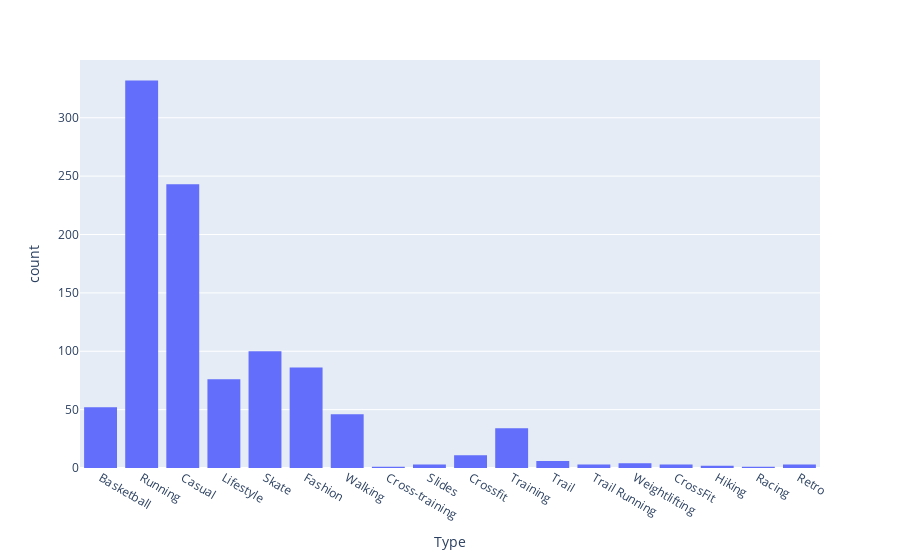

Source (notebook cell):
### Code cell
px.histogram(shoe , 'Type')

### Figure 1 — Plotly figure (JSON) as saved in the notebook; plotly's stock layout.template omitted (floating-point values rounded to 4 significant figures; data arrays with more than 128 entries replaced by an {"elided": "..."} marker saying what was removed)
{"data": [{"alignmentgroup": "True", "bingroup": "x", "hovertemplate": "Type=%{x}<br>count=%{y}<extra></extra>", "legendgroup": "", "marker": {"color": "#636efa", "pattern": {"shape": ""}}, "name": "", "offsetgroup": "", "orientation": "v", "showlegend": false, "type": "histogram", "x": {"elided": "1006 str values"}, "xaxis": "x", "yaxis": "y"}], "layout": {"barmode": "relative", "legend": {"tracegroupgap": 0}, "margin": {"t": 60}, "xaxis": {"anchor": "y", "domain": [0, 1], "title": {"text": "Type"}}, "yaxis": {"anchor": "x", "domain": [0, 1], "title": {"text": "count"}}}}
